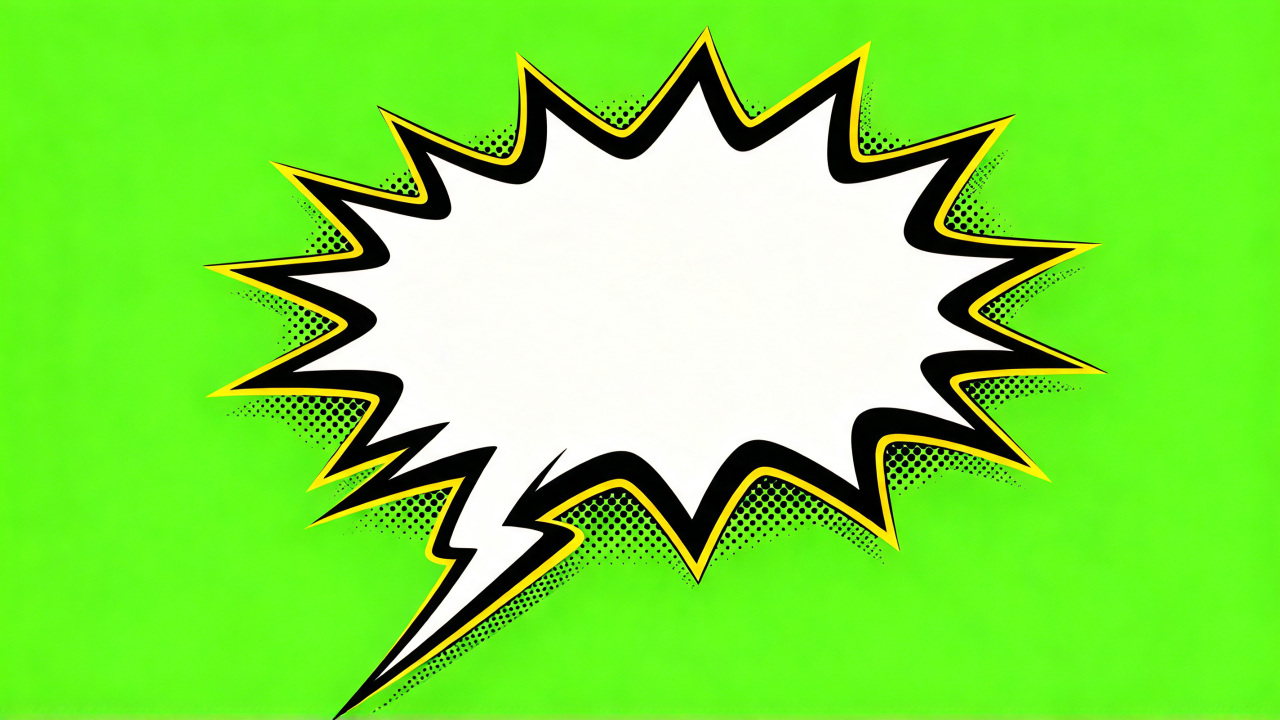
#> input picture art/ui/raw/bubble.jpg, 2560 x 1440 px (shown at 1/2 size); its folder holds only this picture in this run
$ python cut_ui.py
#> lines starting #> are read from the running program, lines starting #| are printed output that depends on the picture; after the words box and inside, x2 and y2 are one past the last pixel; in counts of white or black regions, pixels touching at a corner belong together
#> in cut, rgb is the input picture: shape (1440, 2560, 3); mean R, G, B 125.7, 227.1, 67.3
"""Cuts the Dreamina interface pictures (art/ui/raw/<name>.jpg, drawn on flat green) into game textures.

    art/tracker-model/venv/bin/python art/ui/cut_ui.py [name ...]      # no names: every picture (needs OpenCV)

Writes art/ui/out/T_UI_<name>.png (green removed, cropped to the drawing, shrunk to the size the game needs), a
contact sheet on a dark and a light ground (art/ui/out/contact.jpg) to look the cut-outs over, and
unreal/Source/KoSekai/KSUIData.h: where the hollow of the health bar, the screen of the timer, the inside of the
panel and the writing space of the speech bubble are (rebuild after it changes). Import with art/ui/import_ui.py.
"""
import glob, os, sys
import numpy as np
from PIL import Image
import cv2

HERE = os.path.dirname(os.path.abspath(__file__))
OUT = os.path.join(HERE, 'out')
HEADER = os.path.join(HERE, '..', '..', 'unreal', 'Source', 'KoSekai', 'KSUIData.h')
# Width in pixels of the finished texture. The game never shows them larger than this on a 1080p screen.
WIDTH = {'title_bg': 1920, 'logo': 1400, 'hpbar': 1024, 'timer': 400, 'panel': 1024, 'banner': 900, 'vs': 512, 'glove': 256,
         'bubble': 900, 'burst_hit': 512, 'burst_hurt': 512}
DEFAULT = {'w_': 640, 't_': 1100}
HOLLOW = {'hpbar'}          # green inside the drawing is background too


def background(rgb, hollow):
    """Alpha 0..1: the green backdrop (and its darker shadows) removed, with a soft edge."""
#> called with hollow = False
    f = rgb.astype(np.float32)
    r, g, b = f[..., 0], f[..., 1], f[..., 2]
    k = (g - np.maximum(r, b)) / (g + 1.0)            # how much greener than anything else: 0.5-0.8 on the backdrop
    green = (k > 0.28) & (g > 35)
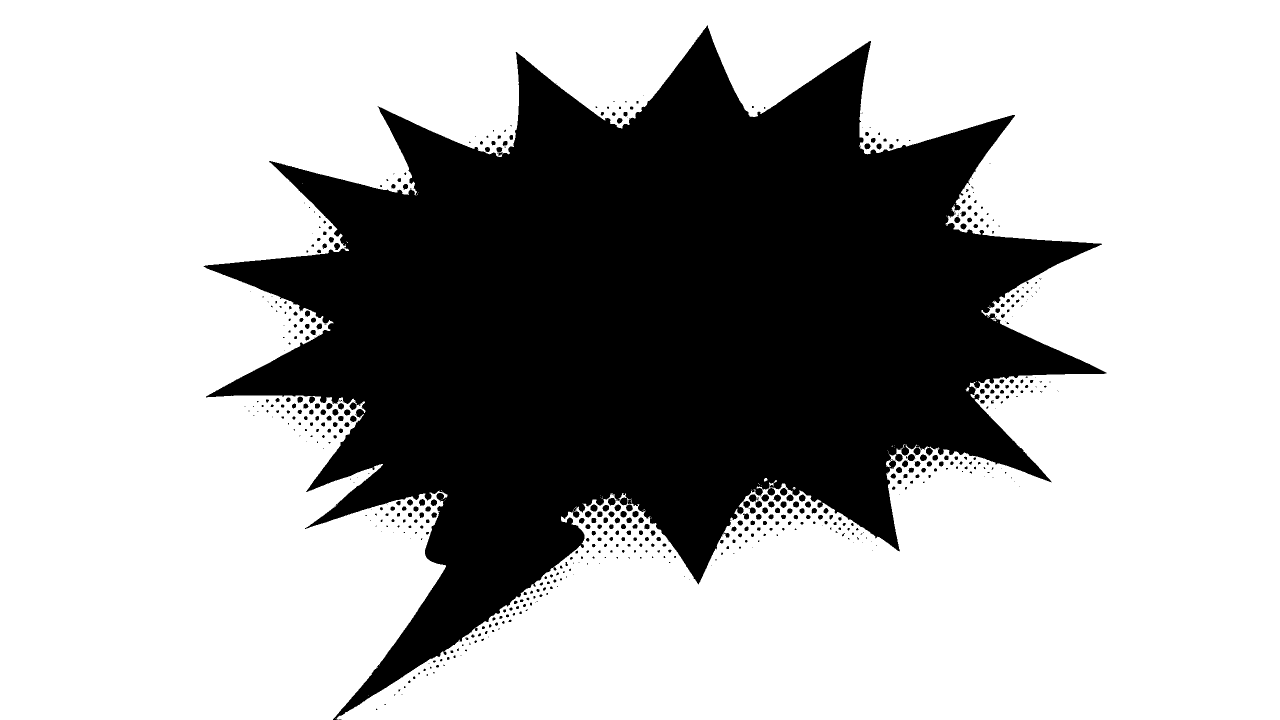
#> green: shape (1440, 2560) bool (shown at 1/2 size); 68.2% white; 580 black regions (273 under 20 px), largest, box (x1, y1, x2, y2) and area: (407, 51, 2213, 1440) 1151701, (1497, 989, 1513, 1004) 179, (1216, 996, 1231, 1011) 175
    count, labels, stats, _ = cv2.connectedComponentsWithStats(green.astype(np.uint8), connectivity=4)
#> labels: shape (1440, 2560) int32; 131 distinct labels, from 0 to 130
#> count = 131; stats = 131 rows, first 6: [407, 51, 1806, 1389, 1171769], [0, 0, 2560, 1440, 2514268], [1259, 237, 1, 1, 1], [1211, 239, 1, 2, 2], [955, 299, 1, 1, 1], [1004, 307, 2, 2, 3]
    edge = np.unique(np.concatenate([labels[0], labels[-1], labels[:, 0], labels[:, -1]]))
#> edge = [0, 1]
    is_bg = np.zeros(count, bool); is_bg[edge] = True
    # Green shut inside the drawing is backdrop too: the hollow of the health bar, the inside of an O.
    is_bg |= stats[:, cv2.CC_STAT_AREA] > (0.004 if hollow else 0.0003) * green.size
    is_bg[0] = False
    bg = is_bg[labels]
#> bg: shape (1440, 2560) bool; 68.2% white; 578 black regions (271 under 20 px), largest, box (x1, y1, x2, y2) and area: (407, 51, 2213, 1440) 1152061, (1497, 989, 1513, 1004) 179, (1216, 996, 1231, 1011) 175
    # The soft shadow some pictures have under the object: dull green-teal, touching the backdrop.
    murky = (g > r * 1.15) & (g > b * 1.04) & (k > 0.03) & cv2.dilate(bg.astype(np.uint8), np.ones((61, 61), np.uint8)).astype(bool)
#> murky: shape (1440, 2560) bool; 70.5% white; 752 black regions (519 under 20 px), largest, box (x1, y1, x2, y2) and area: (408, 52, 2213, 1440) 1072614, (1524, 989, 1538, 1003) 140, (1499, 989, 1513, 1003) 137
    count, labels = cv2.connectedComponents((bg | murky).astype(np.uint8), connectivity=4)
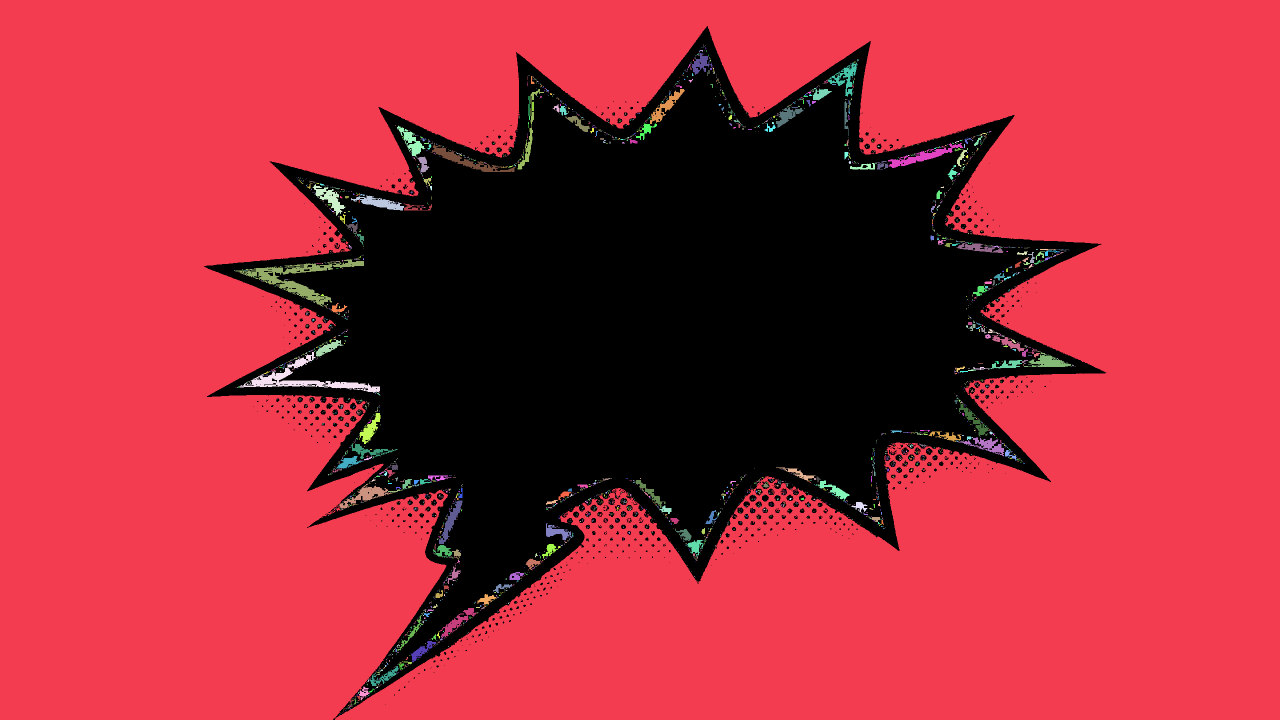
#> labels: shape (1440, 2560) int32 (shown at 1/2 size); 2856 distinct labels, from 0 to 2855; one colour per label, 0 black
#> count = 2856
    touched = np.zeros(count, bool); touched[np.unique(labels[bg])] = True; touched[0] = False
    bg = touched[labels]
#> bg: shape (1440, 2560) bool; 68.7% white; 569 black regions (346 under 20 px), largest, box (x1, y1, x2, y2) and area: (408, 52, 2213, 1440) 1139829, (1523, 963, 1539, 978) 172, (1240, 996, 1255, 1010) 159
    near = cv2.dilate(bg.astype(np.uint8), np.ones((7, 7), np.uint8)).astype(bool)
#> near: shape (1440, 2560) bool; 70.2% white; 72 black regions (66 under 20 px), largest, box (x1, y1, x2, y2) and area: (419, 60, 2199, 1420) 1099536, (1244, 1000, 1251, 1006) 29, (1503, 993, 1509, 999) 23, (877, 990, 883, 996) 22, (1529, 968, 1535, 974) 21, (1795, 913, 1800, 918) 20
    soft = 1.0 - np.clip((k - 0.08) / 0.22, 0.0, 1.0)
    return np.where(bg, 0.0, np.where(near, soft, 1.0)).astype(np.float32), near


def cut(name):
    rgb = np.array(Image.open(f'{HERE}/raw/{name}.jpg').convert('RGB'))
    width = WIDTH.get(name) or DEFAULT[name[:2]]
    if name == 'title_bg':
        return np.dstack([np.array(Image.fromarray(rgb).resize((width, width * 9 // 16), Image.LANCZOS)), np.full((width * 9 // 16, width), 255, np.uint8)])
    alpha, near = background(rgb, name in HOLLOW)
    # Loose specks away from the drawing go; an exclamation mark's dot or a spark that is part of it stays.
    count, labels, stats, _ = cv2.connectedComponentsWithStats((alpha > 0.5).astype(np.uint8), connectivity=8)
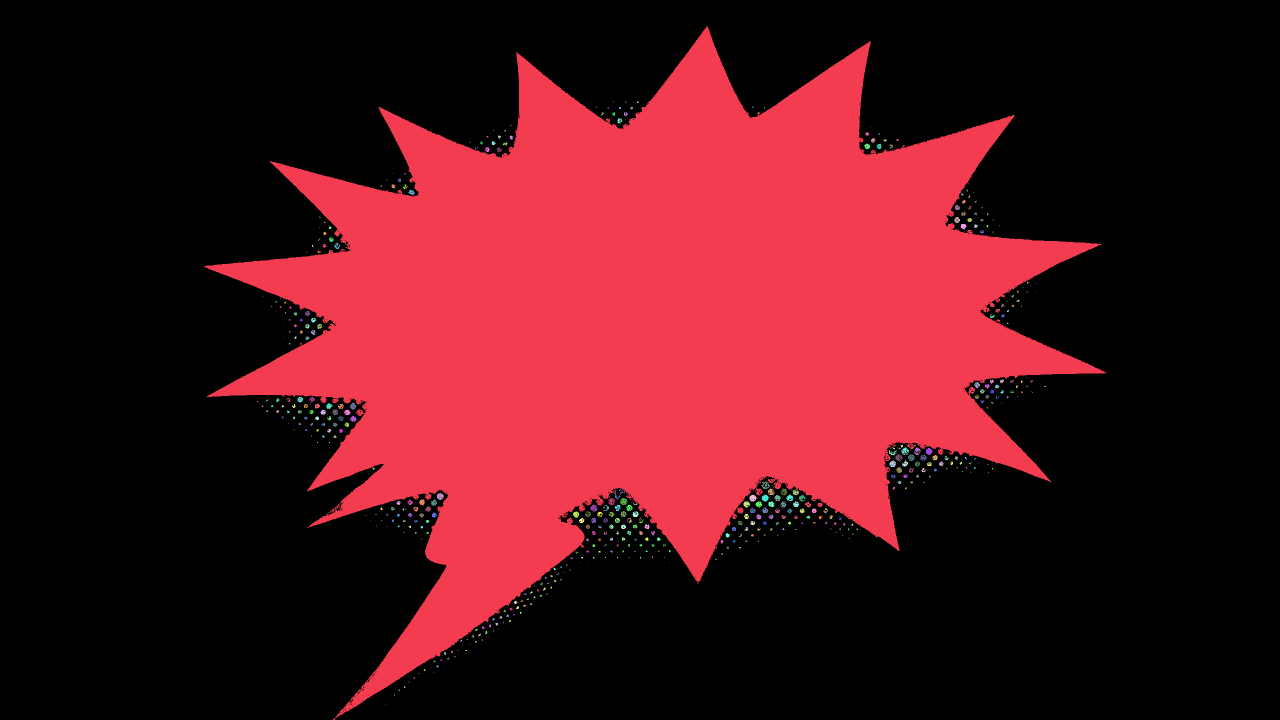
#> labels: shape (1440, 2560) int32 (shown at 1/2 size); 570 distinct labels, from 0 to 569; one colour per label, 0 black
#> count = 570; stats = 570 rows, first 6: [0, 0, 2560, 1440, 2532679], [408, 52, 1805, 1388, 1139000], [1227, 202, 1, 2, 2], [1251, 202, 2, 3, 4], [1274, 203, 3, 3, 9], [1192, 213, 2, 2, 3]
    sizes = stats[:, cv2.CC_STAT_AREA].astype(np.float64); sizes[0] = 0
#> after `sizes = stats[:, cv2.CC_STAT_AREA].astype(np.float64)`: sizes = 570 values, max 2532679 at index 0, min 1 at index 17, mean 6467.4
    keep = (sizes >= 0.004 * sizes.max())[labels]
#> keep: shape (1440, 2560) bool; 30.9% white; 1 white region, box (x1, y1, x2, y2) and area: (408, 52, 2213, 1440) 1139000
    alpha = alpha * cv2.dilate(keep.astype(np.uint8), np.ones((5, 5), np.uint8))
    # Green that leaked onto the edge pixels.
    c = rgb.astype(np.float32)
    limit = np.maximum(c[..., 0], c[..., 2]) * 1.02
    c[..., 1] = np.where(near, np.minimum(c[..., 1], limit), c[..., 1])
    yy, xx = np.where(alpha > 0.5)
    y0, y1, x0, x1 = max(0, yy.min() - 6), yy.max() + 7, max(0, xx.min() - 6), xx.max() + 7
#> y0 = 46; y1 = 1446; x0 = 402; x1 = 2219
    c, alpha = c[y0:y1, x0:x1], alpha[y0:y1, x0:x1]
#> c: shape (1394, 1817, 3) float32
#> alpha: shape (1394, 1817) float32
    # Shrink with the colour weighted by its alpha, so the transparent surround does not darken the edges.
    h = int(round(width * c.shape[0] / c.shape[1] / 4)) * 4
    pre = cv2.resize(c * alpha[..., None], (width, h), interpolation=cv2.INTER_AREA)
    a = cv2.resize(alpha, (width, h), interpolation=cv2.INTER_AREA)
    c = pre / np.maximum(a[..., None], 1e-3)
#> c: shape (692, 900, 3) float32
    # Carry the edge colour out into the transparent pixels: the game filters textures, and black there would fringe.
    solid = a > 0.02
#> solid: shape (692, 900) bool; 45.5% white; 1 white region, box (x1, y1, x2, y2) and area: (3, 3, 897, 692) 283506
    for _ in range(12):
        grown = cv2.dilate(solid.astype(np.uint8), np.ones((3, 3), np.uint8)).astype(bool)
        spread = cv2.blur(c * solid[..., None], (3, 3)) / np.maximum(cv2.blur(solid.astype(np.float32), (3, 3))[..., None], 1e-3)
        c = np.where((grown & ~solid)[..., None], spread, c); solid = grown
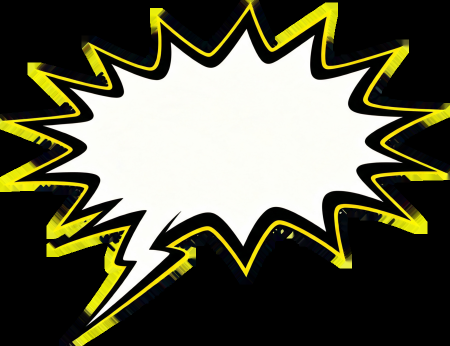
#> c: shape (692, 900, 3) float32 (shown at 1/2 size); mean R, G, B 92.7, 92.3, 72.6; drawn with min black and max white
    c[~solid] = 0
    if name == 'timer':
        # Dreamina wrote a year on the badge. The clock goes there: paint the inside of the rim flat.
        k = int(width * 0.11) * 2 + 1
        inside = cv2.erode((a > 0.9).astype(np.uint8), cv2.getStructuringElement(cv2.MORPH_ELLIPSE, (k, k))).astype(bool)
        shade = np.linspace(1.25, 0.8, h)[:, None, None]
        c = np.where(inside[..., None], np.array([34.0, 14.0, 66.0]) * shade, c)
    return np.dstack([np.clip(c, 0, 255), a * 255]).astype(np.uint8)
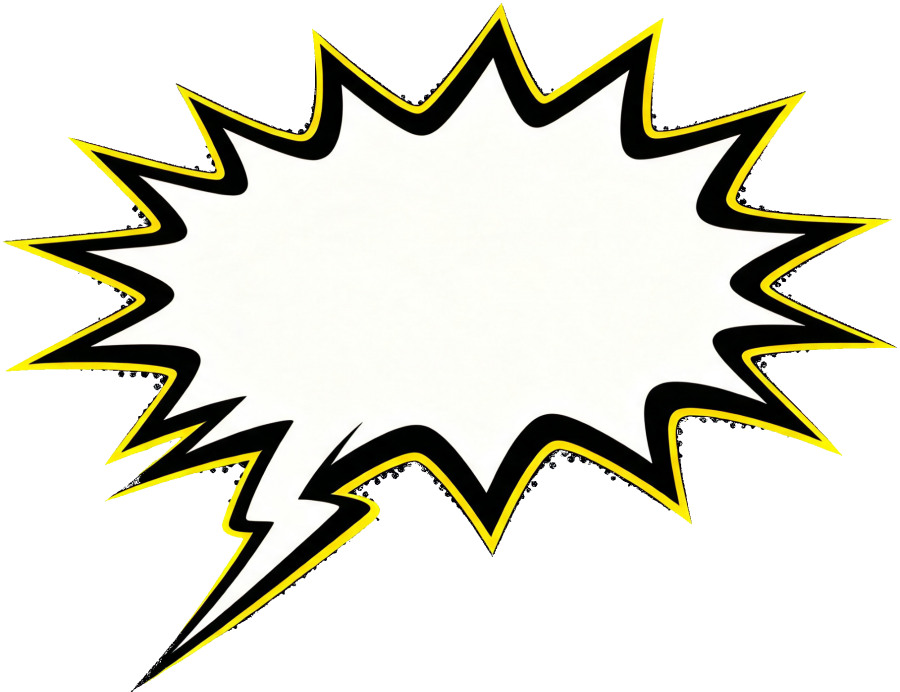
#> returned value: shape (692, 900, 4); mean of channels 0, 1, 2, 3 92.6, 92, 72.5, 114.6; transparent parts drawn white


# [18 lines left out: function inner, not called in this run]


def measure():
    """The places inside four of the pictures that the game draws into."""
    def load(n): return np.array(Image.open(f'{OUT}/T_UI_{n}.png')).astype(np.int32)
    out = {}
    p = load('hpbar'); out['HpHole'] = inner(p[..., 3] < 60, 0.985)
    for key, n in (('TimerScreen', 'timer'), ('PanelInside', 'panel')):
        p = load(n); out[key] = inner((p[..., 3] > 200) & (p[..., :3].max(axis=2) < 125) & (p[..., 2] >= p[..., 1]), 0.93)
    p = load('bubble'); out['BubbleInside'] = inner((p[..., 3] > 200) & (p[..., :3].min(axis=2) > 205), 0.985)
    lines = ['// Where the game draws into the interface pictures: left, top, right, bottom as fractions of the picture.',
             '// Written by art/ui/cut_ui.py from the cut-out art; do not edit by hand.', '#pragma once', '', 'namespace KSUI', '{']
    for key, box in out.items():
        lines.append('\tconst float %s[4] = { %.4ff, %.4ff, %.4ff, %.4ff };' % ((key,) + tuple(box)))
        print(key, ['%.3f' % v for v in box])
    lines += ['}', '']
    text = '\n'.join(lines)
    if not os.path.exists(HEADER) or open(HEADER).read() != text: open(HEADER, 'w').write(text)


# [10 lines left out: function contact, not called in this run]


def main():
    os.makedirs(OUT, exist_ok=True)
    every = sorted(os.path.splitext(os.path.basename(f))[0] for f in glob.glob(f'{HERE}/raw/*.jpg'))
    for n in sys.argv[1:] or every:
        p = cut(n)
        Image.fromarray(p, 'RGBA').save(f'{OUT}/T_UI_{n}.png')
        print('%-14s %4d x %4d' % (n, p.shape[1], p.shape[0]))
#| bubble          900 x  692
    measure()
    contact(every)


if __name__ == '__main__':
#> (the run stopped early here; a loop or call above may not have finished)
